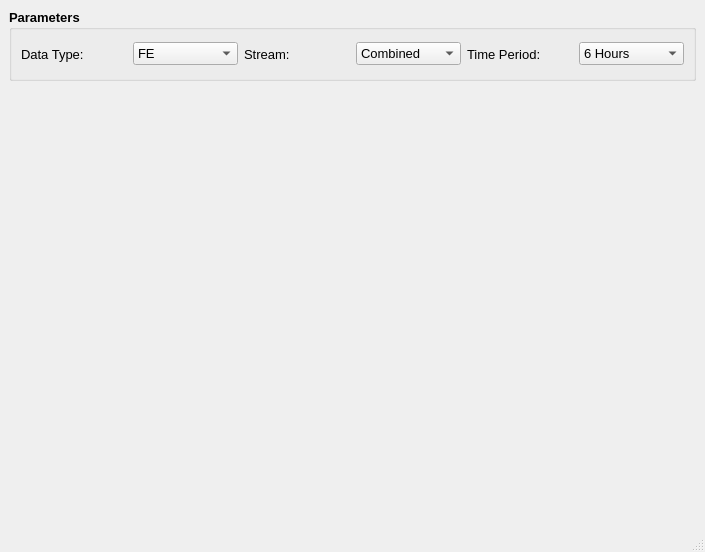
<?xml version="1.0" encoding="UTF-8"?>
<ui version="4.0">
 <class>MainWindow</class>
 <widget class="QMainWindow" name="MainWindow">
  <property name="geometry">
   <rect>
    <x>0</x>
    <y>0</y>
    <width>705</width>
    <height>552</height>
   </rect>
  </property>
  <property name="windowTitle">
   <string>MainWindow</string>
  </property>
  <widget class="QWidget" name="centralwidget">
   <layout class="QVBoxLayout" name="verticalLayout">
    <item>
     <widget class="QGroupBox" name="groupBox">
      <property name="sizePolicy">
       <sizepolicy hsizetype="Minimum" vsizetype="Minimum">
        <horstretch>0</horstretch>
        <verstretch>0</verstretch>
       </sizepolicy>
      </property>
      <property name="minimumSize">
       <size>
        <width>683</width>
        <height>72</height>
       </size>
      </property>
      <property name="font">
       <font>
        <pointsize>10</pointsize>
        <weight>75</weight>
        <bold>true</bold>
       </font>
      </property>
      <property name="title">
       <string>Parameters</string>
      </property>
      <layout class="QHBoxLayout" name="horizontalLayout">
       <item>
        <widget class="QLabel" name="label">
         <property name="font">
          <font>
           <pointsize>10</pointsize>
           <weight>50</weight>
           <bold>false</bold>
          </font>
         </property>
         <property name="text">
          <string>Data Type:</string>
         </property>
        </widget>
       </item>
       <item>
        <widget class="QComboBox" name="comboBox">
         <property name="font">
          <font>
           <pointsize>10</pointsize>
           <weight>50</weight>
           <bold>false</bold>
          </font>
         </property>
         <item>
          <property name="text">
           <string>FE</string>
          </property>
         </item>
         <item>
          <property name="text">
           <string>molFlow</string>
          </property>
         </item>
         <item>
          <property name="text">
           <string>molFrac</string>
          </property>
         </item>
        </widget>
       </item>
       <item>
        <widget class="QLabel" name="label_2">
         <property name="font">
          <font>
           <pointsize>10</pointsize>
           <weight>50</weight>
           <bold>false</bold>
          </font>
         </property>
         <property name="text">
          <string>Stream:</string>
         </property>
        </widget>
       </item>
       <item>
        <widget class="QComboBox" name="comboBox_2">
         <property name="font">
          <font>
           <pointsize>10</pointsize>
           <weight>50</weight>
           <bold>false</bold>
          </font>
         </property>
         <item>
          <property name="text">
           <string>Combined</string>
          </property>
         </item>
        </widget>
       </item>
       <item>
        <widget class="QLabel" name="label_3">
         <property name="font">
          <font>
           <pointsize>10</pointsize>
           <weight>50</weight>
           <bold>false</bold>
          </font>
         </property>
         <property name="text">
          <string>Time Period:</string>
         </property>
        </widget>
       </item>
       <item>
        <widget class="QComboBox" name="comboBox_3">
         <property name="font">
          <font>
           <pointsize>10</pointsize>
           <weight>50</weight>
           <bold>false</bold>
          </font>
         </property>
         <item>
          <property name="text">
           <string>6 Hours</string>
          </property>
         </item>
         <item>
          <property name="text">
           <string>12 Hours</string>
          </property>
         </item>
         <item>
          <property name="text">
           <string>24 Hours</string>
          </property>
         </item>
         <item>
          <property name="text">
           <string>36 Hours</string>
          </property>
         </item>
         <item>
          <property name="text">
           <string>48 Hours</string>
          </property>
         </item>
        </widget>
       </item>
      </layout>
     </widget>
    </item>
    <item>
     <widget class="MplWidget" name="graphWidget" native="true">
      <property name="sizePolicy">
       <sizepolicy hsizetype="Expanding" vsizetype="Expanding">
        <horstretch>0</horstretch>
        <verstretch>0</verstretch>
       </sizepolicy>
      </property>
      <property name="minimumSize">
       <size>
        <width>683</width>
        <height>400</height>
       </size>
      </property>
     </widget>
    </item>
   </layout>
  </widget>
  <widget class="QMenuBar" name="menubar">
   <property name="geometry">
    <rect>
     <x>0</x>
     <y>0</y>
     <width>705</width>
     <height>21</height>
    </rect>
   </property>
  </widget>
  <widget class="QStatusBar" name="statusbar"/>
 </widget>
 <customwidgets>
  <customwidget>
   <class>MplWidget</class>
   <extends>QWidget</extends>
   <header>mplwidget.h</header>
   <container>1</container>
  </customwidget>
 </customwidgets>
 <resources/>
 <connections/>
</ui>
